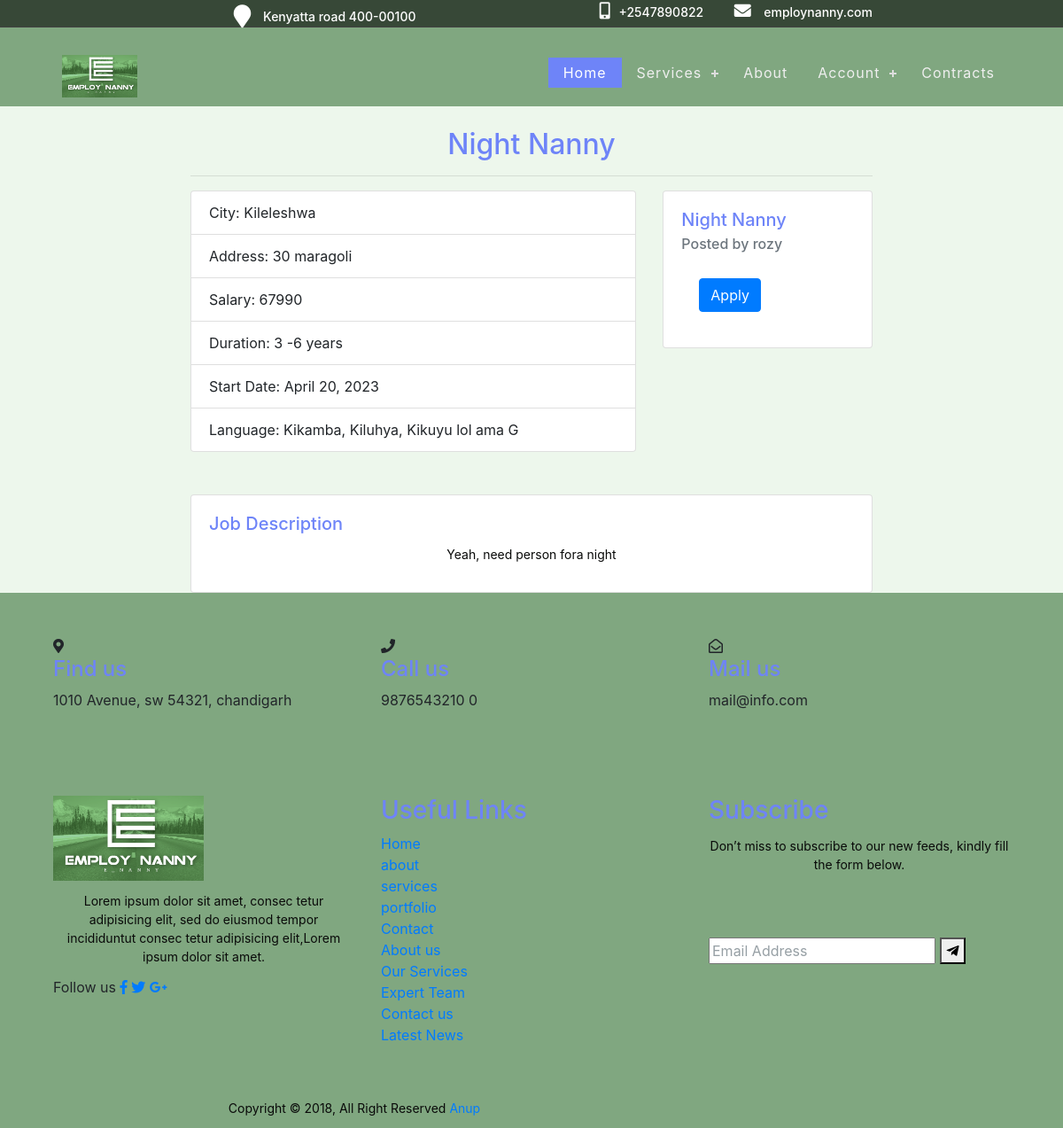
The page /job/4/ on the database as committed earlier.
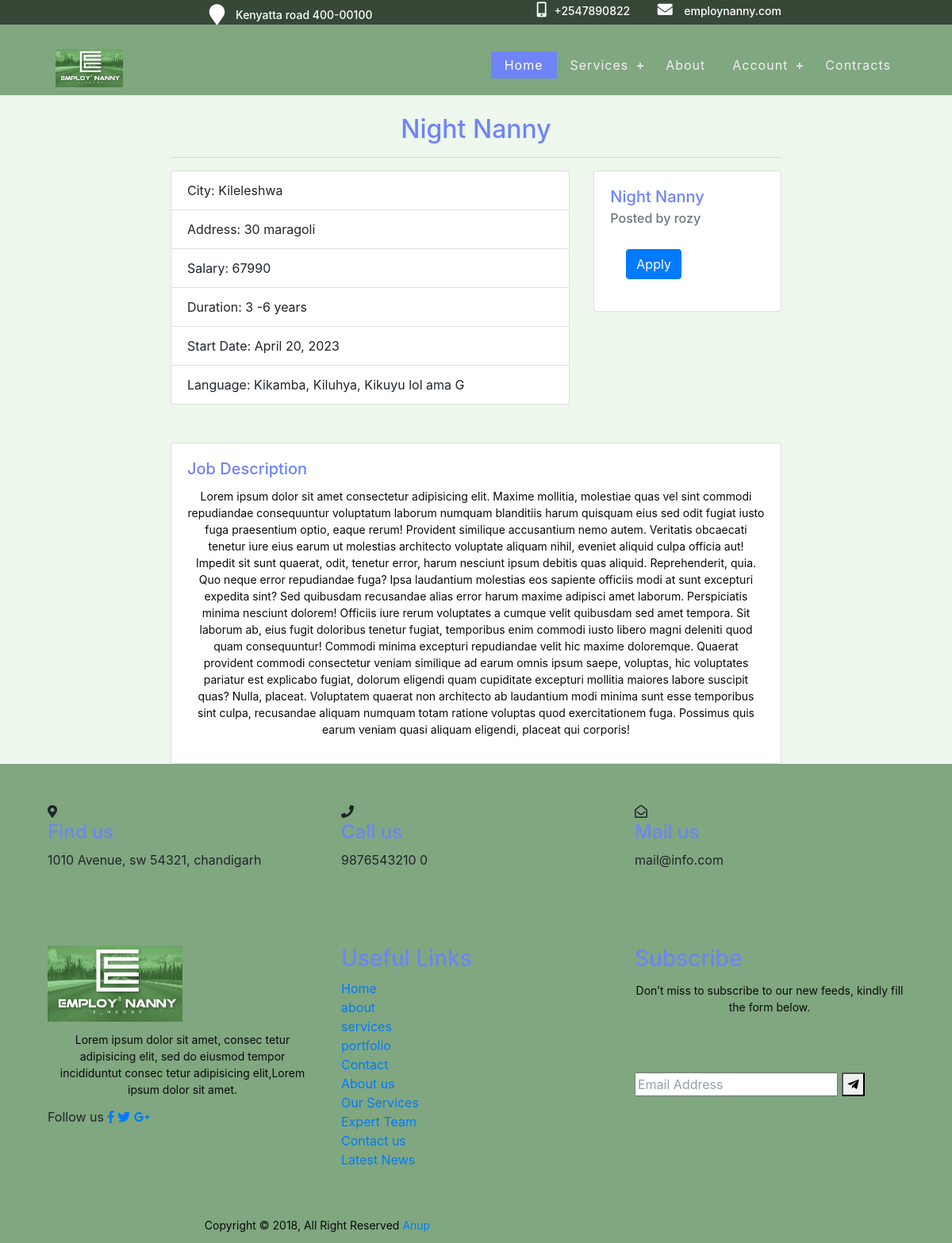
The same page on the database as committed later.
### jobapp/models.py (models this page shows, shortened)
class jobModel(models.Model):
    employer = models.ForeignKey(User, on_delete=models.CASCADE)
    category = models.CharField(max_length=100, choices=CATEGORIES)
    city = models.CharField(max_length=100)
    addresss = models.CharField(max_length=100)
    salary = models.CharField(max_length=100)
    language = models.CharField(max_length=100)
    nanny_age = models.CharField(max_length=100, choices=AGE_GROUP_CHOICES)
    hours_per_day = models.IntegerField(default=2)
    start_date = models.DateField()
    years_of_experience = models.IntegerField(default=0)
    duration = models.CharField(max_length=100, choices=CONTRACT_DURATION)
    date_posted = models.DateTimeField(auto_now_add=True)
    job_description = models.TextField(blank=True)

### jobapp/views.py (the view)
# urls.py: path('job/<int:job_id>/', views.job_detail, name='job_detail'),
def job_detail(request, job_id):
    job = get_object_or_404(jobModel, pk=job_id)
    return render(request, 'jobapp/job_detail.html', {'job': job})

### jobapp/templates/jobapp/job_detail.html
{% extends 'jobapp/base.html' %}
{% block content %}
  <div class="container mt-4">
    <h2 class="text-center">{{ job.category }}</h2>
    <hr>
    <div class="row">
      <div class="col-md-8">
        <ul class="list-group mb-4">
          <li class="list-group-item">City: {{ job.city }}</li>
          <li class="list-group-item">Address: {{ job.addresss }}</li>
          <li class="list-group-item">Salary: {{ job.salary }}</li>
          <li class="list-group-item">Duration: {{ job.duration }}</li>
          <li class="list-group-item">Start Date: {{ job.start_date }}</li>
          <li class="list-group-item">Language: {{ job.language }}</li>
        </ul>
      </div>
      <div class="col-md-4">
        <div class="card">
          <div class="card-body">
            <h5 class="card-title">{{ job.category }}</h5>
            <h6 class="card-subtitle mb-2 text-muted">Posted by <span class="employer">{{ job.employer.username }}</span></h6>
            <div class="card-body">
              <a href="#" class="card-link btn btn-primary">Apply</a>
            </div>
          </div>
        </div>
      </div>
    </div>
    <div class="card mt-4">
      <div class="card-body">
        <h5 class="card-title">Job Description</h5>
        <p>{{ job.job_description }}</p>
      </div>
    </div>
  </div>
{% endblock %}

Rows that differ between the two databases and show on the page:
changed jobModel "Night Nanny": job_description "Yeah, need person fora night" → "Lorem ipsum dolor sit amet consectetur adipisicing elit. Maxime mollitia, molestiae quas vel sint commodi repudiandae consequuntur voluptatum laborum numquam blanditiis harum quisquam eius sed odit fugiat iusto fuga praesentium optio, eaque rerum! Provident similique accusantium nemo autem. Veritatis obcaecati tenetur iure eius earum ut molestias architecto voluptate aliquam nihil, eveniet aliquid culpa officia aut! Impedit sit sunt quaerat, odit, tenetur error, harum nesciunt ipsum debitis quas aliquid. Reprehenderit, quia. Quo neque error repudiandae fuga? Ipsa laudantium molestias eos sapiente officiis modi at sunt excepturi expedita sint? Sed quibusdam recusandae alias error harum…"
